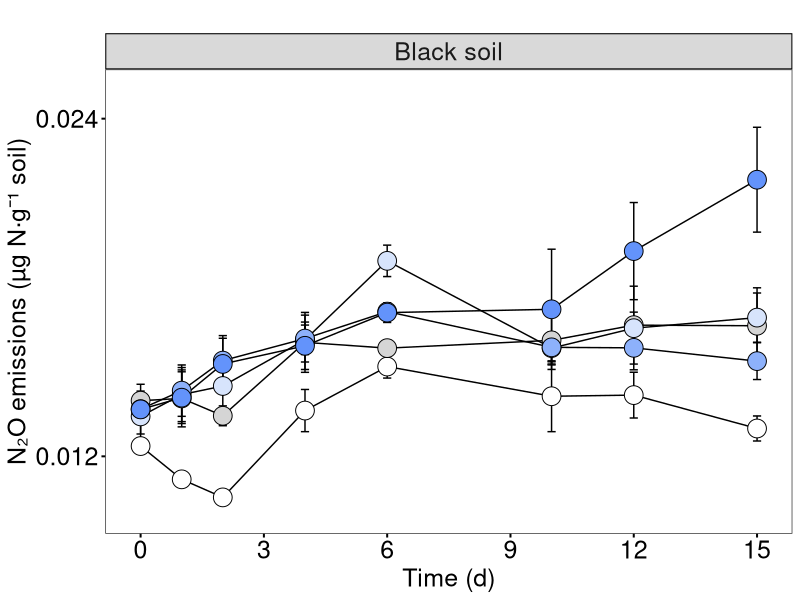
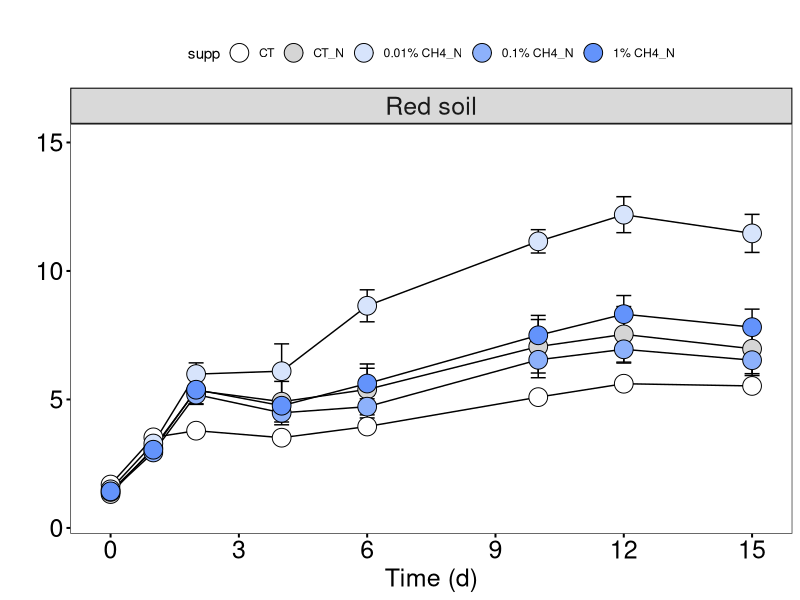
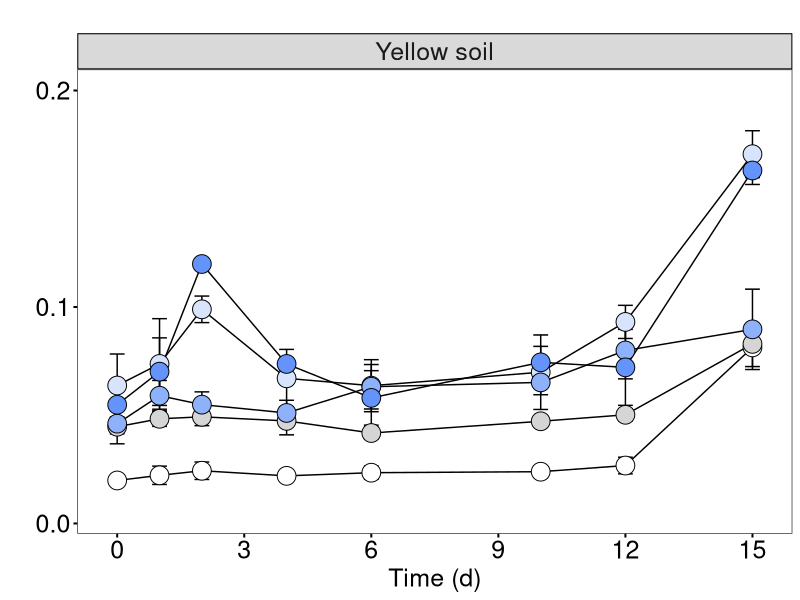

These charts were generated, in order, by the following R code: (Note: this script raises an error after producing the figures.)
##Fig.2A

setwd("~/Documentos/GitHub/Practica_NEIKER")

# Installing packages
if(!require("ggplot2")) install.packages("ggplot2")
library("ggplot2")
if(!require("forcats")) install.packages("forcats")
library(forcats)
if(!require("cowplot")) install.packages("cowplot")
library(cowplot)

df<-read.csv("Processed_data/MD_figures/gas_fig2aaa.csv")
df$supp <- as.factor(df$supp)
df$supp <- factor(df$supp, c("CT", "CT_N", "0.01% CH4_N", "0.1% CH4_N", "1% CH4_N"))

p1<-ggplot(df,aes(x=dose, y=len, colour=supp,shape=supp))+
  geom_errorbar(aes(ymin=len-se, ymax=len+se),colour="black", width=.2,size=0.5)+
  geom_line(size=0.5) +
  geom_point(size=6,aes(fill=supp),pch=21,color='black')+
  scale_color_manual(values = c('#000000','#000000','#000000','#000000','#000000'))+
  scale_fill_manual(values = c('#ffffff','#D5D5D5','#D7E4FC','#8DB1FB','#6393FB'))+
  scale_y_continuous(limits = c(0.01,0.025),breaks = c(0.012,0.024))+
  scale_x_continuous(breaks=0:15*3)+
  theme_bw()+
  theme(legend.position = "none")+
  theme(panel.grid.major=element_line(colour=NA),
        panel.background = element_rect(fill = "transparent",colour = NA),
        plot.background = element_rect(fill = "transparent",colour = NA),
        panel.grid.minor = element_blank())+
  labs(title = "", y="N₂O emissions (µg N·g⁻¹ soil)", x = "Time (d)")+
  theme(axis.text.x = element_text(size = 18, colour = "black"),
        axis.ticks.x = element_line(colour = "black", size = 0.68))+
  theme(axis.text.y = element_text(size = 18, colour = "black"),
        axis.ticks.y = element_line(colour = "black", size = 0.68))+
  theme(axis.title = element_text(size = 18, colour = "black"))+
  facet_grid(~ group1, scale="free",space="free_y")+
  theme(strip.text = element_text(size = 18),
        strip.background = element_rect(fill="#d9d9d9", colour="black", size=0.7))
p1
p2<-ggplot(df,aes(x=dose, y=lenHN, colour=supp,shape=supp))+
  geom_errorbar(aes(ymin=lenHN-seHN, ymax=lenHN+seHN),colour="black", width=.35,size=0.5)+
  geom_line(size=0.5) +
  geom_point(size=6,aes(fill=supp),pch=21,color='black')+
  scale_color_manual(values = c('#000000','#000000','#000000','#000000','#000000'))+
  scale_fill_manual(values = c('#ffffff','#D5D5D5','#D7E4FC','#8DB1FB','#6393FB'))+
  scale_y_continuous(limits = c(0.5,15),breaks = c(0,5,10,15)) +
  scale_x_continuous(breaks=0:15*3)+
  theme_bw()+
  theme(legend.direction = "horizontal", legend.position = "top")+
  theme(panel.grid.major=element_line(colour=NA),
        panel.background = element_rect(fill = "transparent",colour = NA),
        plot.background = element_rect(fill = "transparent",colour = NA),
        panel.grid.minor = element_blank())+
  labs(title = "", y="", x = "Time (d)")+
  theme(axis.text.x = element_text(size = 18, colour = "black"),
        axis.ticks.x = element_line(colour = "black", size = 0.68))+
  theme(axis.text.y = element_text(size = 18, colour = "black"),
        axis.ticks.y = element_line(colour = "black", size = 0.68))+
  theme(axis.title = element_text(size = 18, colour = "black"))+
  facet_grid(~ group2, scale="free",space="free_y")+
  theme(strip.text = element_text(size = 18),
        strip.background = element_rect(fill="#d9d9d9", colour="black", size=0.7))
p2
p3<-ggplot(df,aes(x=dose, y=lenGD, colour=supp,shape=supp))+
  geom_errorbar(aes(ymin=lenGD-seGD, ymax=lenGD+seGD),colour="black", width=.35,size=0.5)+
  geom_line(size=0.5) +
  geom_point(size=6,aes(fill=supp),pch=21,color='black')+
  scale_color_manual(values = c('#000000','#000000','#000000','#000000','#000000'))+
  scale_fill_manual(values = c('#ffffff','#D5D5D5','#D7E4FC','#8DB1FB','#6393FB'))+
  scale_y_continuous(limits = c(0.005,0.2),breaks = c(0,0.1,0.2)) +
  scale_x_continuous(breaks=0:15*3)+
  theme_bw()+
  theme(legend.position = "none")+
  theme(panel.grid.major=element_line(colour=NA),
        panel.background = element_rect(fill = "transparent",colour = NA),
        plot.background = element_rect(fill = "transparent",colour = NA),
        panel.grid.minor = element_blank())+
  labs(title = "", y="", x = "Time (d)")+
  theme(axis.text.x = element_text(size = 18, colour = "black"),
        axis.ticks.x = element_line(colour = "black", size = 0.68))+
  theme(axis.text.y = element_text(size = 18, colour = "black"),
        axis.ticks.y = element_line(colour = "black", size = 0.68))+
  theme(axis.title = element_text(size = 18, colour = "black"))+
  facet_grid(~ group3, scale="free",space="free_y")+
  theme(strip.text = element_text(size = 18),
        strip.background = element_rect(fill="#d9d9d9", colour="black", size=0.7))
p3


ggarrange(p1,p2,p3,ncol=3,nrow=1, common.legend = TRUE, legend="top")


# Save with 1200*600 resolution
